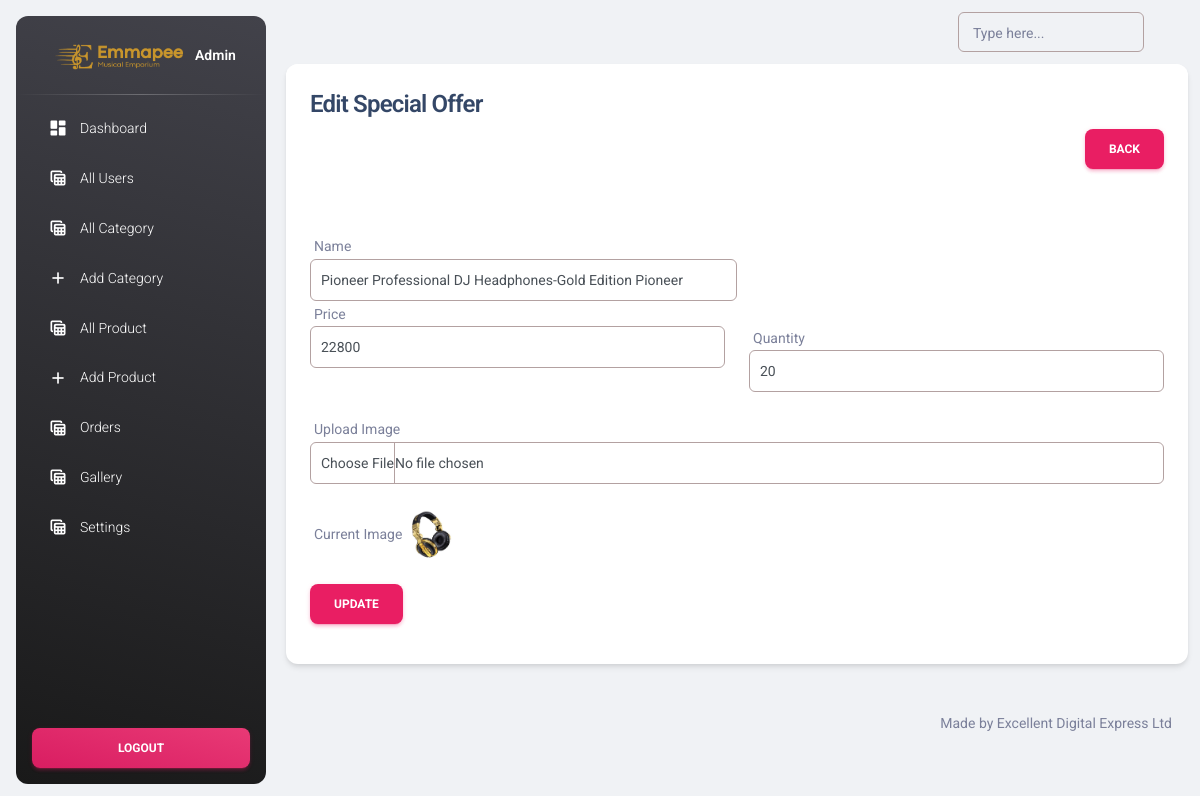
Page /admin/edit-special-offer.php?id=4 (signed in) on the committed database.
### tables this page shows
CREATE TABLE `special_offer` (
  `id` int(11) NOT NULL,
  `name` varchar(255) NOT NULL,
  `image` varchar(255) NOT NULL,
  `price` int(50) NOT NULL,
  `qty` int(50) NOT NULL
);

### functions/myfunctions.php (called while the page is built, shortened)
<?php
require_once '../config/dbcon.php';
function getByID($table, $id) {
    global $conn;
    $query = "SELECT * FROM $table WHERE id = '$id'";
    return $query_run = mysqli_query($conn, $query);
}
?>

### admin/edit-special-offer.php (the view, shortened to what this page needs)
<?php
include 'includes/header.php';
require_once '../functions/myfunctions.php';
?>
<div class="container">
    <div class="row">
        <div class="col-md-12">
            <?php
            if (isset($_GET['id'])){
                $id = $_GET['id'];
                $special_offer = getByID("special_offer",$id);
                if (mysqli_num_rows($special_offer) > 0) {
                    $data = mysqli_fetch_array($special_offer);
                    ?>
        <div class="card">
            <div class="card-header">
                <h4>Edit Special Offer</h4>
                <a href="special-offer.php" class="btn btn-primary float-end">Back</a>
            </div>
            <div class="card-body">
                <form action="script.php" method="post" enctype="multipart/form-data">
                    <div class="col-md-6">
                        <label>Name</label>
                        <input type="text" name="name" value="<?= $data['name']; ?>" required placeholder="Enter Product Name" class="form-control">
                    </div>
                    <div class="row">
                    <div class="col-md-6">
                        <label>Price</label>
                        <input type="text" name="price" value="<?= $data['price']; ?>" required placeholder="Enter Original Price" class="form-control">
                    </div>
                    <div class="col-md-6">
                        <label>Quantity</label>
                        <input type="number" name="qty" value="<?= $data['qty']; ?>" required placeholder="Enter Quantity" class="form-control">
                    </div>
                    <div class="col-md-12">
                        <label>Upload Image</label>
                        <input type="file" name="image" class="form-control"><br>
                        <label>Current Image</label>
                        <img src="../uploads/<?= $data['image']; ?>" alt="Product Image" height="50px" width="50px">
                    </div>
                    <div class="col-md-12">
                        <button type="submit" class="btn btn-primary" name="update_specialoffer_btn">Update</button>
                    </div>
                </div>
                </form>
            </div>
          </div>
        </div>
        <?php
                } else {
                    echo "Product not found for given Id";
                }
            } else {
                echo "Id missing from URL";
            }
            ?>
      </div>
    </div>
<?php include 'includes/footer.php'; ?>

### admin/includes/header.php (style rules this page uses)
.row > div:nth-child(1) { margin-top: 0; }
.row > div { margin-top: 3vmin; }
.form-control { border: 1px solid #b3a1a1 !important; padding: 8px 10px; }
div > label { margin-bottom: 0; }

### rows in the picture
special_offer: name "Pioneer Professional DJ Headphones-Gold Edition Pioneer", price "22800", qty "20", image (picture)
